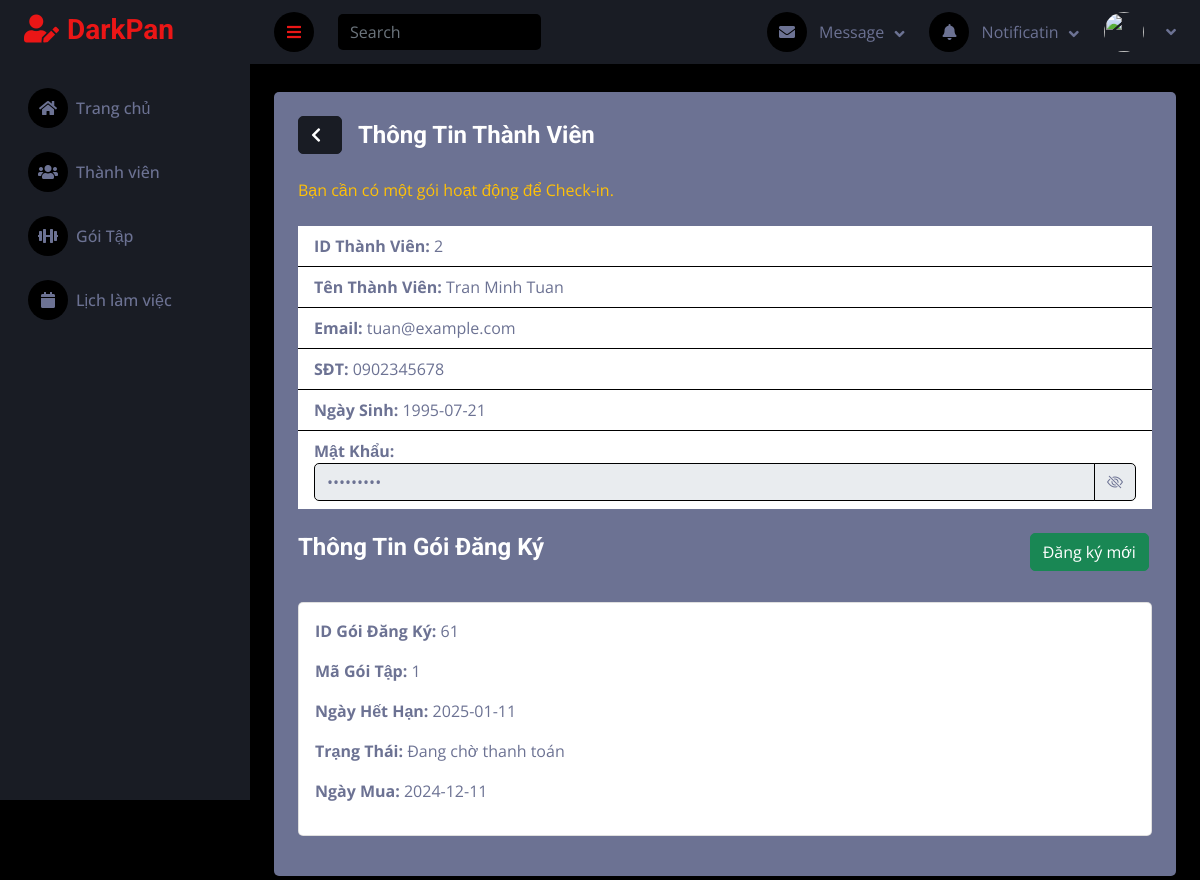
The page /public/NV_Quay/thanhVien/chiTietThanhVien?userID=2 on the database as committed earlier.
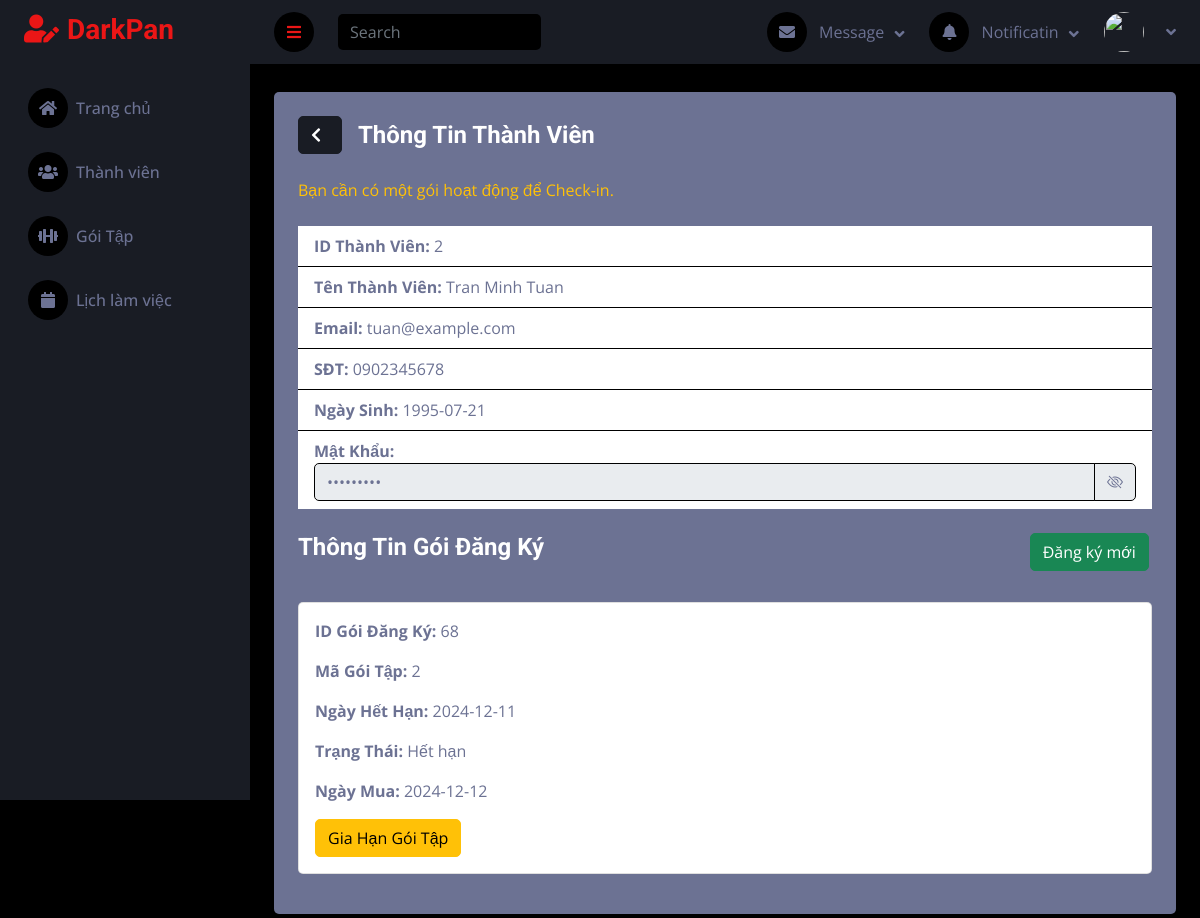
The same page on the database as committed later.
### tables this page shows
CREATE TABLE `goidangky` (
  `idDangKy` int(11) NOT NULL,
  `userID` int(11) NOT NULL,
  `maGoiTap` int(11) NOT NULL,
  `ngayHetHan` date NOT NULL,
  `trangThai` enum('Đang hoạt động','Hết hạn','Đã hủy','Đang chờ thanh toán') NOT NULL DEFAULT 'Đang chờ thanh toán',
  `ngayMua` date NOT NULL
);

### controllers/HomeController_NV.php (called while the page is built, shortened)
<?php
require_once BASE_PATH . '/models/ThanhVienModel.php';
class HomeController_NV {
    public function chiTietThanhVien() {
        $this->render('NV_Quay/thanhVien/chiTietThanhVien');
    }
    protected function render($view, $data = []) {
        extract($data);
        require_once BASE_PATH . "/views/$view.php";
    }
}
?>

### public/index.php (called while the page is built, shortened)
<?php
$router = new Router();
$router->handleRequest();
?>

### models/ThanhVienModel.php (called while the page is built, shortened)
<?php
require_once "../config/database.php";
class Member {
    private $conn;
    public function __construct() {
        $database = new Database();
        $this->conn = $database->connect();
    }
    public function getMembersByUserID($userID) {
        $query = "SELECT * FROM nguoidung WHERE vaiTro = 'ThanhVien' AND userID = ?";
        $stmt = $this->conn->prepare($query);
        $stmt->bind_param("i", $userID);
        $stmt->execute();
        $result = $stmt->get_result();
        return $result->fetch_assoc();
    }
    public function getGoiDangKyByUserID($userID) {
        $query = "SELECT idDangKy, userID, maGoiTap, ngayHetHan, trangThai, ngayMua
                  FROM goidangky
                  WHERE userID = ?";
        $stmt = $this->conn->prepare($query);
        $stmt->bind_param("i", $userID);
        $stmt->execute();
        $result = $stmt->get_result();
        return $result->fetch_all(MYSQLI_ASSOC);
    }
}
?>

### config/database.php (called while the page is built, shortened)
<?php
class Database {
    private $servername = "localhost:3306";
    private $username = "root";
    private $password = "";
    private $dbname = "gym";
    public function connect() {
        $this->conn = mysqli_connect($this->servername, $this->username, $this->password, $this->dbname);
        return $this->conn;
    }
}
?>

### views/NV_Quay/thanhVien/ChiTietThanhVien.php (the view, shortened to what the changed rows need)
<?php
    require_once '../models/ThanhVienModel.php';
    $thanhVienModel = new Member();
    $userID = isset($_GET['userID']) ? $_GET['userID'] : null;
    if ($userID) {
        $thanhVien = $thanhVienModel->getMembersByUserID($userID);
?>
<!DOCTYPE html>
<html lang="en">
<head>
    <link href="https://cdnjs.cloudflare.com/ajax/libs/font-awesome/5.10.0/css/all.min.css" rel="stylesheet">
    <link href="https://cdn.jsdelivr.net/npm/bootstrap-icons@1.4.1/font/bootstrap-icons.css" rel="stylesheet">
    <link href="asset/lib/owlcarousel/assets/owl.carousel.min.css" rel="stylesheet">
    <link href="asset/lib/tempusdominus/css/tempusdominus-bootstrap-4.min.css" rel="stylesheet" />
    <link href="asset/css/bootstrap.min.css" rel="stylesheet">
    <link href="asset/css/style.css" rel="stylesheet">
</head>
<body>
    <?php require_once('../views/NV_Quay/layout/header.php'); ?>
    <div class="container-fluid pt-4 px-4 my-1">
    <div class="row g-4">
        <div class="col-12">
            <div class="bg-light rounded p-4">
                <?php
                    $goiDangKyList = $thanhVienModel->getGoiDangKyByUserID($userID);
                    if (!empty($goiDangKyList)) {
                        foreach ($goiDangKyList as $item) {
                            $currentDate = date('Y-m-d');
                            $expiryDate = $item['ngayHetHan'];
                            $isExpired = strtotime($expiryDate) < strtotime($currentDate);
                    ?>
                            <div class="card mb-3">
                                <div class="card-body">
                                    <p><strong>ID Gói Đăng Ký:</strong> <?= $item['idDangKy'] ?></p>
                                    <p><strong>Mã Gói Tập:</strong> <?= $item['maGoiTap'] ?></p>
                                    <p><strong>Ngày Hết Hạn:</strong> <?= $item['ngayHetHan'] ?></p>
                                    <p><strong>Trạng Thái:</strong> <?= $item['trangThai'] ?></p>
                                    <p><strong>Ngày Mua:</strong> <?= $item['ngayMua'] ?></p>
                                    <?php if ($isExpired): ?>
                                        <button type="button" id="submitGiaHanGoiTap" class="btn btn-warning" data-bs-toggle="modal" data-bs-target="#extendGoitapForCustomerModal"
                                                data-userid="<?= $thanhVien['userID'] ?>"
                                                data-customername="<?= $thanhVien['hoTen'] ?>"
                                                data-customeremail="<?= $thanhVien['email'] ?>"
                                                data-customerphone="<?= $thanhVien['sdt'] ?>"
                                                data-magoi="<?= $item['maGoiTap'] ?>"
                                                >Gia Hạn Gói Tập</button>
                                    <?php endif; ?>
                                </div>
                            </div>
                    <?php
                        }
                    } else {
                        echo '<div class="alert alert-warning">Không có thông tin gói đăng ký cho thành viên này.</div>';
                    }
                } else {
                    echo '<div class="alert alert-danger">Không tìm thấy thông tin thành viên.</div>';
                }
                ?>
            </div>
        </div>
    </div>
</div>
</body>
</html>

Rows that differ between the two databases and show on the page:
removed goidangky: idDangKy "61", maGoiTap "1", ngayHetHan "2025-01-11", trangThai "Đang chờ thanh toán", ngayMua "2024-12-11"
added goidangky: idDangKy "68", maGoiTap "2", ngayHetHan "2024-12-11", trangThai "Hết hạn", ngayMua "2024-12-12"
